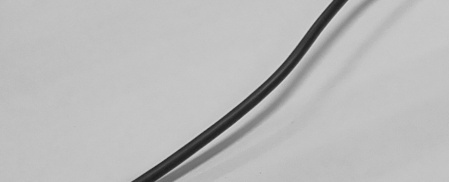
#> input picture Tube_pic/camera71_tube01_roi01.jpg, 449 x 182 px, found by its file name
$ python findcounter_split.py   (older library calls are emulated)
#> lines starting #> are read from the running program, lines starting #| are printed output that depends on the picture; after the words box and inside, x2 and y2 are one past the last pixel; in counts of white or black regions, pixels touching at a corner belong together; long printed decimals are rounded
# -*- coding: utf-8 -*-
"""
Created on Mon Nov 26 22:04:16 2018

@author: 施腾芮
"""

import cv2

cv2.namedWindow('img', cv2.WINDOW_AUTOSIZE)
img = cv2.imread('D:\\twelve1212\\Tube_pic\\camera71_tube01_roi01.jpg')
#> img is the input picture: shape (182, 449, 3); min 28, max 211, mean 186.4
img_rows,img_cols = img.shape[:2]
#> img_rows = 182; img_cols = 449
print(img_rows)
#| 182
print(img_cols)
#| 449
img_split1 = img[0:int(img_rows/2), 0:int(img_cols)]   #对像素取整 可能会丢失一些像素
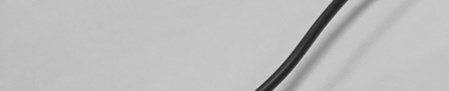
#> img_split1: shape (91, 449, 3); min 31, max 211, mean 188.6

imgcopy = img_split1.copy()
gray = cv2.cvtColor(imgcopy, cv2.COLOR_BGR2GRAY)
grayImage = cv2.medianBlur(gray, 5)

ret, binary = cv2.threshold(grayImage, 100, 255, cv2.THRESH_BINARY)
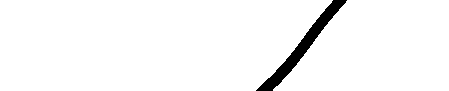
#> binary: shape (91, 449); 96.8% white; 1 black region, box (x1, y1, x2, y2) and area: (256, 0, 347, 91) 1302
cv2.imshow('threshold',binary)
binary = cv2.Canny(binary, 100, 255)
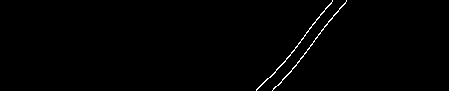
#> binary: shape (91, 449); 0.73% white in thin lines or dots, all inside (x1, y1, x2, y2) = (256, 0, 347, 91)

image, contours, hierarchy = cv2.findContours(binary, cv2.RETR_EXTERNAL, cv2.CHAIN_APPROX_NONE)
#> contours = 2 contours; box (x1, y1, x2, y2) and area: (256, 0, 333, 91) 60, (272, 0, 347, 91) 55

print(len(contours))
#| 2
cv2.drawContours(img_split1, contours, -1, (255, 0, 0), 2)
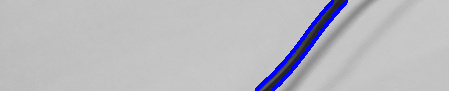
#> img_split1: shape (91, 449, 3); 2.36% of pixels changed, all inside (x1, y1, x2, y2) = (255, 0, 348, 91)

cnt = contours[0]
#> cnt = contour of 182 points, box (x1, y1, x2, y2) (272, 0, 347, 91), area 55
rows,cols = img_split1.shape[:2]
#> rows = 91; cols = 449
[vx,vy,x,y]=cv2.fitLine(cnt,cv2.DIST_L2,0,0.01,0.01)
#> vx = [0.625]; vy = [-0.781]; x = [309.9]; y = [45.45]
print(vx,vy,x,y)
#| [0.6247] [-0.7808] [309.852] [45.445]

xa = x - (vx/vy) * y
#> xa = [346.2]
ya = 0
xb = x + (vx/vy) * (rows - y)
#> xb = [273.4]
yb = rows
#> yb = 91
#> (the run stopped early here; a loop or call above may not have finished)

$ run again, with Tube_pic/camera70_tube01_roi01.jpg copied over Tube_pic/camera71_tube01_roi01.jpg
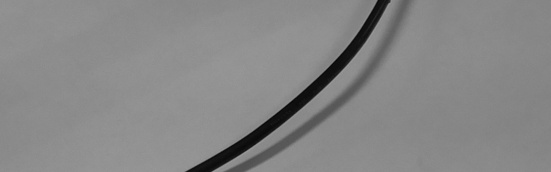
#> input picture Tube_pic/camera70_tube01_roi01.jpg, 551 x 172 px, found by its file name
#> img is the input picture: shape (172, 551, 3); min 2, max 156, mean 134.9
#| 172
#| 551
#> `binary = cv2.Canny(binary, 100, 255)`:
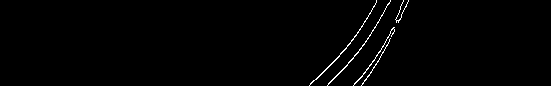
#> binary: shape (86, 551); 0.97% white in thin lines or dots, all inside (x1, y1, x2, y2) = (309, 0, 409, 86)
#> contours = 5 contours, 2 with area under 20; largest, box (x1, y1, x2, y2) and area: (309, 0, 377, 86) 47, (327, 0, 391, 86) 41, (353, 27, 395, 86) 24
#| 5
#> `cv2.drawContours(img_split1, contours, -1, (255, 0, 0), 2)`:
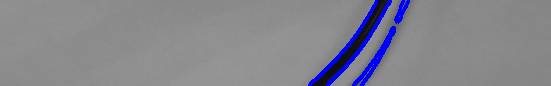
#> img_split1: shape (86, 551, 3); mean B, G, R 141.5, 133.2, 133.2
#> cnt = contour of 94 points, box (x1, y1, x2, y2) (361, 38, 391, 86), area 11
#> vx = [0.524]; vy = [-0.852]; x = [376.6]; y = [61.5]
#| [0.5241] [-0.8517] [376.5532] [61.5]
#> xa = [414.4]
#> xb = [361.5]
